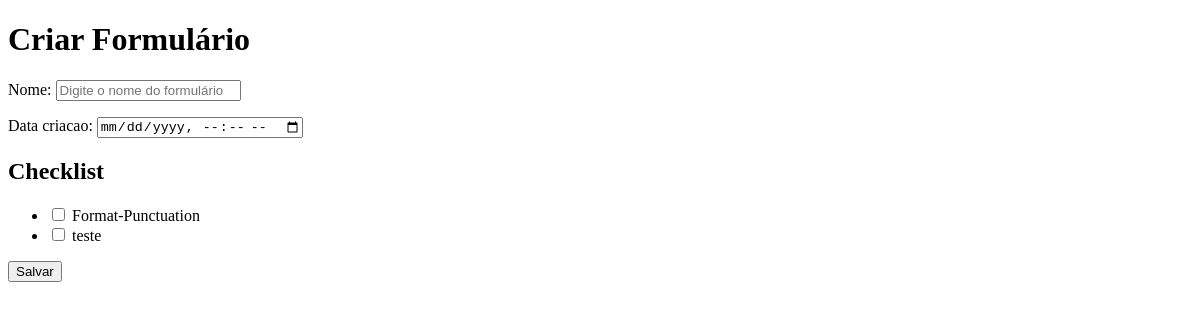
/formulario/, run on an earlier commit of the app's database.
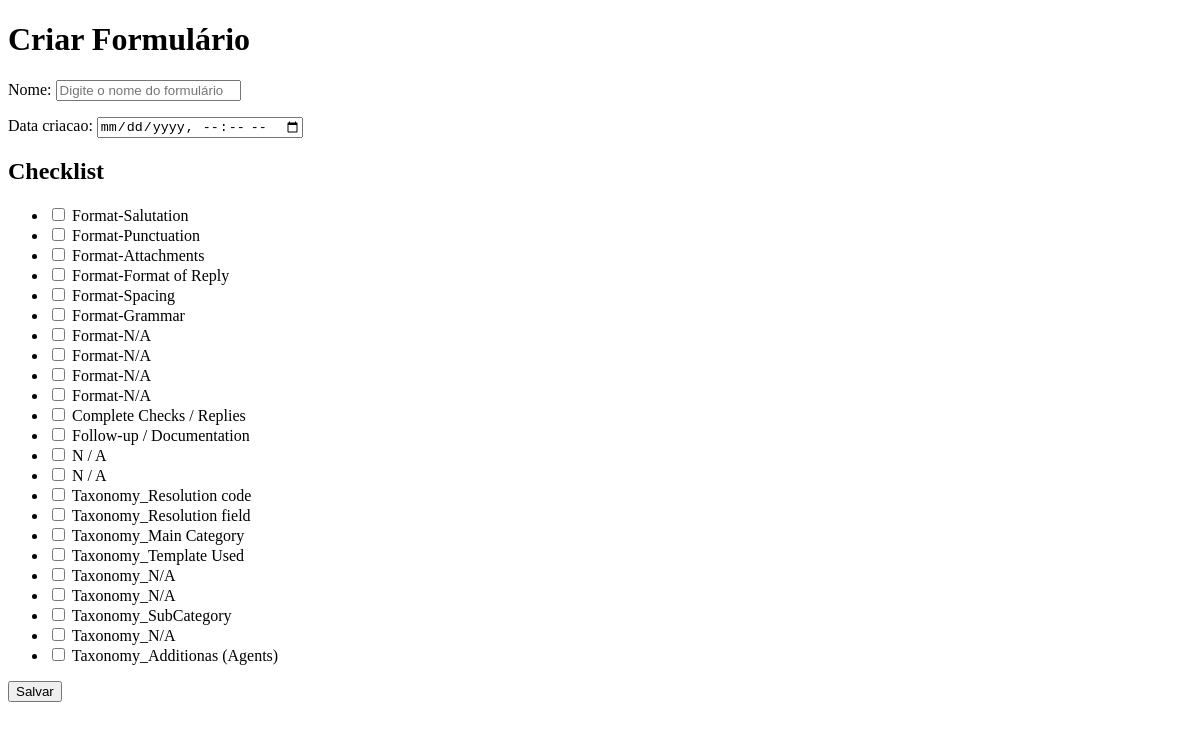
And on a later commit of the database.
### app/models.py (models this page shows, shortened)
class ChecklistItem(models.Model):
    descricao = models.CharField(max_length=255, default="Descrição Padrão")  # Valor padrão para o campo 'descricao'
    is_checked = models.BooleanField(default=False)  # Status do item (marcado/não marcado)

### app/views.py (the view)
# urls.py: path('formulario/', formulario_view, name='formulario'),
def formulario_view(request):
    if request.method == 'POST':
        form = FormularioForm(request.POST)  # Cria o formulário com os dados enviados
        if form.is_valid():
            formulario = form.save()  # Salva o formulário e obtém a instância salva
            return redirect('salvar_checklist', formulario_id=formulario.id)  # Redireciona para a página de checklist
    else:
        form = FormularioForm()  # Exibe o formulário vazio
    checklist_itens = ChecklistItem.objects.all()
    return render(request, 'formulario.html', {'form': form, 'checklist_itens': checklist_itens})

### app/forms.py
class FormularioForm(forms.ModelForm):
    nome = forms.CharField(max_length=100, required=True, widget=forms.TextInput(attrs={'placeholder': 'Digite o nome do formulário'}))  # Campo de input para o nome
    data_criacao = forms.DateTimeField(
        widget=forms.DateTimeInput(attrs={'type': 'datetime-local'}),
        required=True
    )
    class Meta:
        model = Formulario
        fields = ['nome', 'data_criacao']  # Removemos o checklist do formulário, pois ele será exibido separadamente

### score/templates/formulario.html (shortened to what this page needs)
<!DOCTYPE html>
<html lang="en">
<head>
</head>
<body>
    <form method="post">
        <h1>Criar Formulário</h1>
<form method="post">
    {{ form.as_p }}
    <h2>Checklist</h2>
    <ul>
        {% for item in checklist_itens %}
            <li>
                <input type="checkbox" name="item_{{ item.id }}" id="item_{{ item.id }}">
                <label for="item_{{ item.id }}">{{ item.descricao }}</label>
            </li>
        {% endfor %}
    </ul>
    <button type="submit">Salvar</button>
</form>
</body>
</html>

What changed in the data, as far as the page shows it:
removed ChecklistItem: descricao "teste"
added ChecklistItem: descricao "Format-Salutation"
added ChecklistItem: descricao "Format-Attachments"
added ChecklistItem: descricao "Format-Format of Reply"
added ChecklistItem: descricao "Format-Spacing"
added ChecklistItem: descricao "Format-Grammar"
added ChecklistItem: descricao "Format-N/A"
added ChecklistItem: descricao "Format-N/A"
added ChecklistItem: descricao "Format-N/A"
added ChecklistItem: descricao "Format-N/A"
added ChecklistItem: descricao "Complete Checks / Replies"
added ChecklistItem: descricao "Follow-up / Documentation"
added ChecklistItem: descricao "N / A"
added ChecklistItem: descricao "N / A"
added ChecklistItem: descricao "Taxonomy_Resolution code"
added ChecklistItem: descricao "Taxonomy_Resolution field"
added ChecklistItem: descricao "Taxonomy_Main Category"
added ChecklistItem: descricao "Taxonomy_Template Used"
added ChecklistItem: descricao "Taxonomy_N/A"
added ChecklistItem: descricao "Taxonomy_N/A"
added ChecklistItem: descricao "Taxonomy_SubCategory"
added ChecklistItem: descricao "Taxonomy_N/A"
added ChecklistItem: descricao "Taxonomy_Additionas (Agents)"
